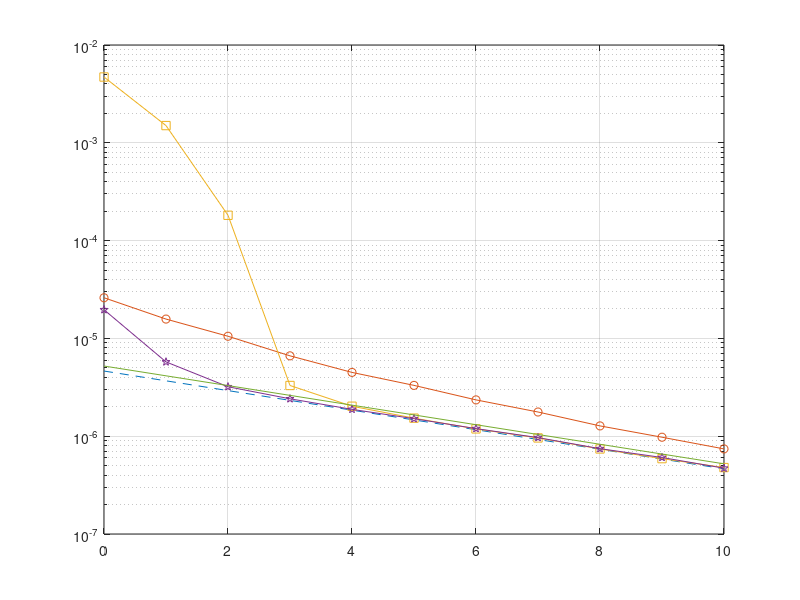

MATLAB code for this plot: (Note: this script raises an error after producing the figure.)
clear
clc
close all

load('CRVB_delta.mat','CRVB_delta')
load('MSE_delta_SD.mat')
load('MSE_delta_NM.mat')
load('MSE_delta_3NM.mat')
load('Bound_SD.mat')

CRVB_delta=[CRVB_delta(1,1) CRVB_delta(1,3) CRVB_delta(1,5) CRVB_delta(1,7) CRVB_delta(1,9) CRVB_delta(1,10:end)];
MSE_delta_NM=[MSE_delta_NM(1,1) MSE_delta_NM(1,3) MSE_delta_NM(1,5) MSE_delta_NM(1,7) MSE_delta_NM(1,9) MSE_delta_NM(1,10:end)];
MSE_delta_NM(2)=1.5e-3;
MSE_delta_NM(4)=3.3e-6;

SNR=[0:10];
% MSE_delta_NM(1)=5e-2;
% MSE_delta_NM(2)=1.2e-2;
% MSE_delta_NM(3)=1e-3;
% MSE_delta_NM(4)=2.8e-5;
% MSE_delta_NM(5)=2.8e-6;

figure(1)
p1=semilogy(SNR,CRVB_delta(1,:),'--');
hold on
p2=semilogy(SNR,MSE_delta_SD(1,:),'-o');
hold on
p3=semilogy(SNR,MSE_delta_NM(1,:),'-s');
hold on
p4=semilogy(SNR,MSE_delta_3NM(1,:),'-p');
hold on
p5=semilogy(SNR,Bound_SD(1,:));
grid on
[hc,ht,hcl] = nice_plot(gcf); 
legend('CRVB','the SD estimator','the NM estimator','3-SD improved NM estimator','lower bound for SD from (20)')
ylabel('MSE(M\delta)')
xlabel('E_s/N_0(dB)')